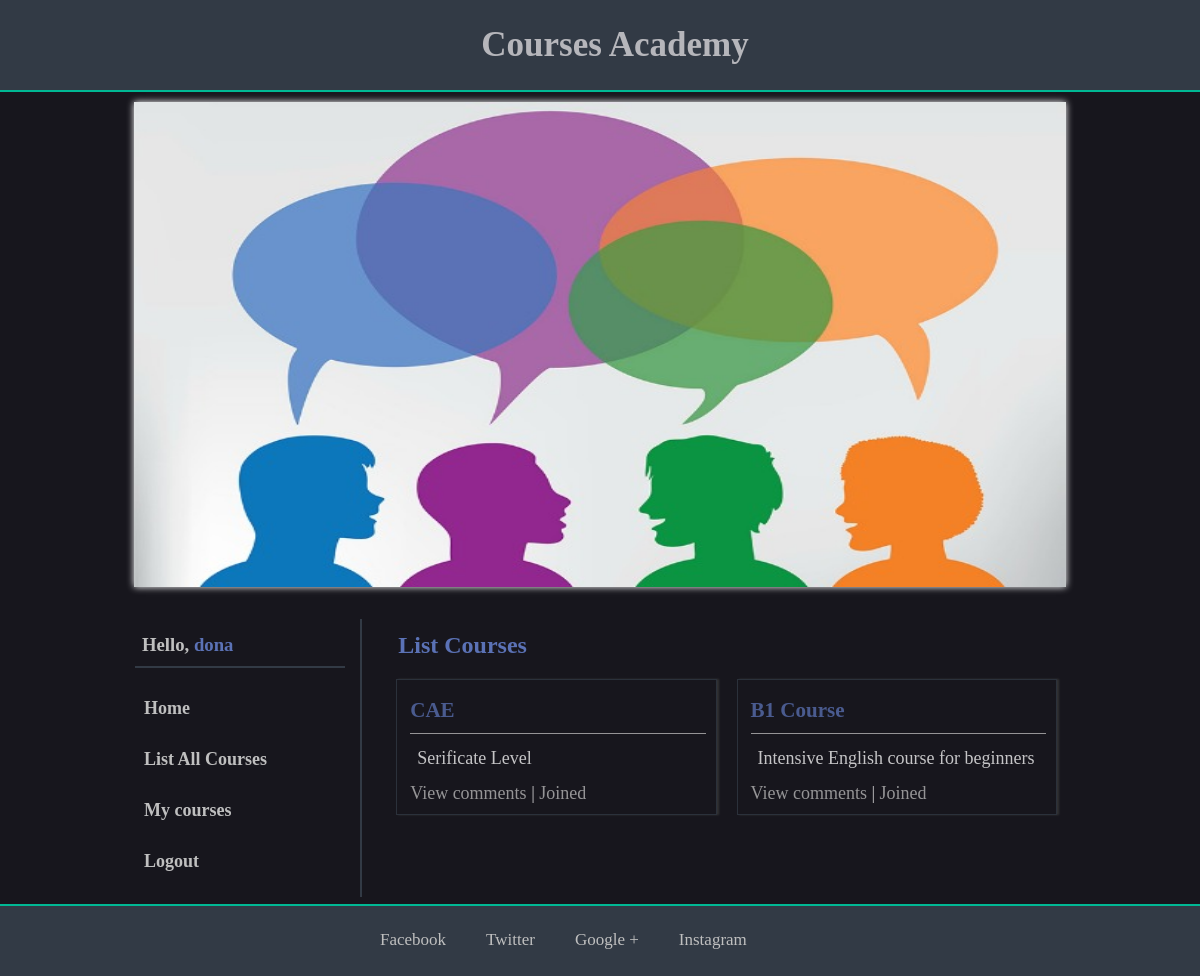
The page /courses.php (signed in) on the database its author committed.
### tables this page shows
CREATE TABLE `courses` (
  `id` int(11) NOT NULL,
  `title` varchar(150) NOT NULL,
  `content` text NOT NULL
);

### repositories/courses_repository.php (called while the page is built, shortened)
<?php
	require 'models/course.php';
	class CoursesRepository
	{
		private $connection;
		function __construct()
		{
			$url = 'localhost';
			$dbUsername = 'root';
			$dbPassword = '';
			$dbName = 'coursesacademy';
			$this->connection = new mysqli($url, $dbUsername, $dbPassword, $dbName);
			mysqli_set_charset($this->connection, 'utf8');
		}
		function getAll()
		{
			$result = $this->connection->query("SELECT * FROM `courses`");
			$courses = array();
			while ($row = $result->fetch_assoc()) {
				$course = new Course();
				$course->setId($row["id"]);
				$course->setTitle($row["title"]);
				$course->setContent($row["content"]);
				array_push($courses, $course);
			}
			return $courses;
		}
	}

### models/course.php (called while the page is built, shortened)
<?php
	class Course
	{
		private $id;
		private $title;
		private $content;
		public function getId()
		{
			return $this->id;
		}
		public function setId($id)
		{
			$this->id = $id;
		}
		public function getTitle()
		{
			return $this->title;
		}
		public function setTitle($title)
		{
			$this->title = $title;
		}
		public function getContent()
		{
			return $this->content;
		}
		public function setContent($content)
		{
			$this->content = $content;
		}
	}

### repositories/users_repository.php (called while the page is built, shortened)
<?php
    require 'models/user.php';
    class UsersRepository
    {
        private $connection;
        function __construct()
        {
            $url = 'localhost';
            $dbUsername = 'root';
            $dbPassword = '';
            $dbName = 'coursesacademy';
            $this->connection = new mysqli($url, $dbUsername, $dbPassword, $dbName);
            mysqli_set_charset($this->connection, 'utf8');
        }
        function getById($id) {
            $users = $this->getAll();
            foreach ($users as $u) {
                if ($u->getId() == $id) {
                    return $u;
                }
            }
            return null;
        }
        function getAll() {
            $result = $this->connection->query("SELECT * FROM `users`");
            $users = array();
            while ($row = $result->fetch_assoc()) {
                $user = new User();
                $user->setId($row["id"]);
                $user->setUsername($row["username"]);
                $user->setPassword($row["password"]);
                $user->setIsAdmin($row["isAdmin"]);
                array_push($users, $user);
            }
            return $users;
        }
    }

### models/user.php (called while the page is built, shortened)
<?php
    class User
    {
        private $id;
        public function getId()
        {
            return $this->id;
        }
        public function setId($id)
        {
            $this->id = $id;
        }
    }

### repositories/users_courses_repository.php (called while the page is built, shortened)
<?php
    class UsersCoursesRepository {
        private $connection;
        function __construct()
        {
            $url = 'localhost';
            $dbUsername = 'root';
            $dbPassword = '';
            $dbName = 'coursesacademy';
            $this->connection = new mysqli($url, $dbUsername, $dbPassword, $dbName);
            mysqli_set_charset($this->connection, 'utf8');
        }
        public function getCoursesByUserId($user_id) {
            $result = $this->connection->query("SELECT * FROM courses c JOIN users_courses uc ON c.id = uc.course_id WHERE uc.user_id = " . $user_id);
            $courses = array();
            while ($row = $result->fetch_assoc()) {
                $course = new Course();
                $course->setId($row["id"]);
                $course->setTitle($row["title"]);
                $course->setContent($row["content"]);
                array_push($courses, $course);
            }
            return $courses;
        }
    }

### courses.php (the view, shortened to what this page needs)
<?php
	require '/includes/header.php';
	require '/includes/sidebar.php';
	require '/repositories/courses_repository.php';
	require '/repositories/users_repository.php';
	require '/repositories/users_courses_repository.php';
?>
	<div class="right">
		<section id="courses">
			<h2>List Courses</h2>
			<?php
				$loggedUser = null;
				if (isset($_SESSION["loggedUserId"])) {
					$usersRepo = new UsersRepository();
					$loggedUser = $usersRepo->getById($_SESSION["loggedUserId"]);
					$usersCoursesRepo = new UsersCoursesRepository();
					$asignedCourses = $usersCoursesRepo->getCoursesByUserId($loggedUser->getId());
				}
				$coursesRepo = new CoursesRepository();
				$courses = $coursesRepo->getAll();
				foreach ($courses as $c) :
			?>
				<article class="course-content">
					<h3><?= $c->getTitle() ?></h3>
					<p><?= $c->getContent() ?></p>
					<a href="comments.php?course_id=<?= $c->getId()?>" class="view-comments">View comments</a>
					<?php
						if ($loggedUser !== null) :
							if(in_array($c,$asignedCourses) == false) {
								echo '| <a href="join_course.php?id='.$c->getId().'">Join to</a>';
							}
							else {
								echo '| <p class="join-course">Joined</p>';
							}
					?>
						<?php
						endif;
					?>
				</article>
			<?php endforeach; ?>
		</section>
	</div>
<?php require '/includes/footer.php' ?>

### css/headerStyles.css (style rules this page uses)
body, div, nav, ul, li, header, footer, h1, h2, h3, h4, h5, p { margin: 0; padding: 0; }
body { background-color: #17161D; color: #fff; }
a { text-decoration: none; color: #000; }
h2, h3 { color: #5B72B6; }
h3 { margin: 10px auto; }
p { color: #fff; }

### css/contentStyles.css (style rules this page uses)
.right { float: right; width: 73%; margin: 7px auto; }
.right p { padding: 7px 10px; }
.right h2 { margin-left: 12px; padding: 10px 0; }
.right h3, .right h4 { margin: 10px 12px; }
.right:after { content: ""; clear: both; display: block; }
#courses, #users, #comments { width: 99%; margin: 3px auto; float: right; transition: .2s ease all; }
#courses h2, #users h2, #comments h2 { font-family: Trebuchet MS; }
.course-content { width: 43%; float: left; padding: 10px; margin: 10px; border: 1px solid #323a45; box-shadow: 2px 0px 2px #3c3c3c; font-size: 18px; opacity:0.75; transition: .2s ease all; }
.course-content h3 { margin: 5px 0px 5px 3px; padding: 3px 0px 10px 0px; border-bottom: 1px solid #bfbfbf; font-family: Trebuchet MS; }
.course-content .join-course { display: inline; margin: 0; padding: 0; color: #bfbfbf; }
.course-content p, .comment-content p { margin: 7px auto; }
.course-content a, #courses a h3, #users a, #users a h3, #comments a, #comments a h3 { color: #bfbfbf; }
section:after { content: ""; clear: both; display: block; }
.view-comments { margin: 5px 0px 5px 3px; }

### rows shown on the page
courses: title "CAE", content "Serificate Level"
courses: title "B1 Course", content "Intensive English course for beginners"

### other values the page prints
$_SESSION["loggedUserUsername"] "dona"
